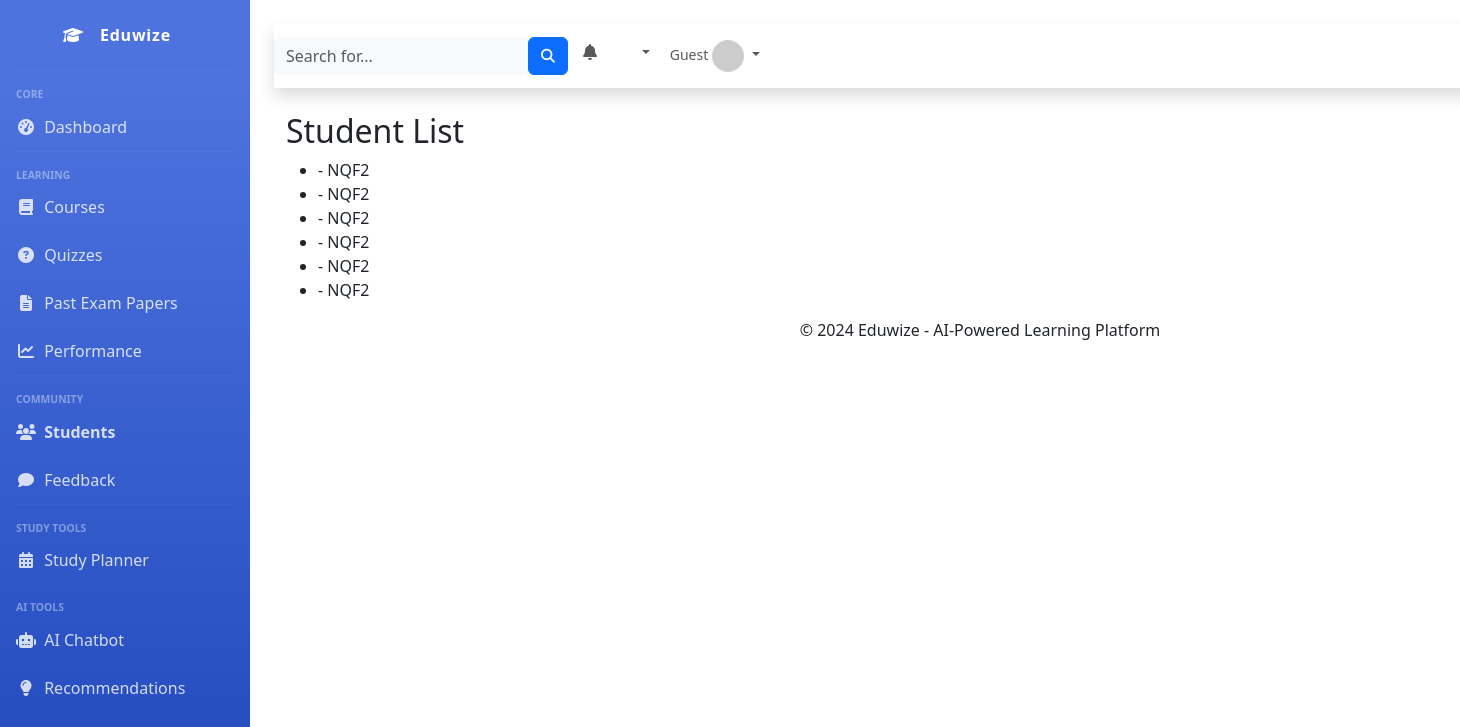
/students/, run on an earlier commit of the app's database.
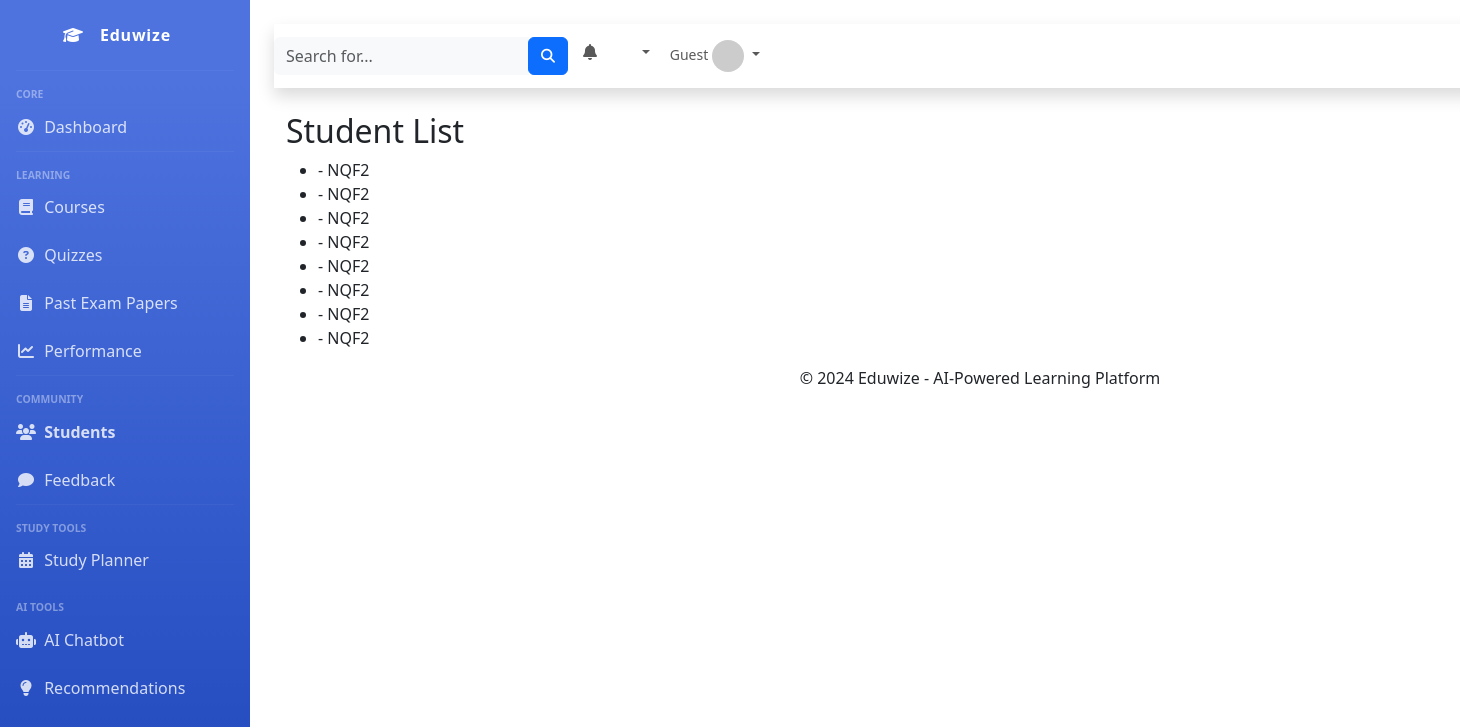
And on a later commit of the database.
### eduwize_app/models.py (models this page shows, shortened)
class Student(models.Model):
    user = models.OneToOneField(User, on_delete=models.CASCADE)
    level = models.CharField(
        max_length=5,
        choices=StudyLevelChoices.choices,
        default=StudyLevelChoices.LEVEL_2
    )
    student_id = models.CharField(max_length=9, unique=True)
    profile_picture = models.ImageField(upload_to='profile_pictures/', null=True, blank=True)
    bio = models.TextField(null=True, blank=True)
    date_of_birth = models.DateField(null=True, blank=True)
    status = models.CharField(max_length=20, default='active')
    created_at = models.DateTimeField(auto_now_add=True)
    updated_at = models.DateTimeField(auto_now=True)
    courses_enrolled = models.ManyToManyField('Course', through='Enrollment')

### eduwize_app/views.py (the view)
# urls.py: path('students/', views.StudentListView.as_view(), name='student-list'),
class StudentListView(ListView):
    model = Student
    template_name = 'eduwize_app/student_list.html'
    context_object_name = 'students'

### eduwize_app/templates/eduwize_app/student_list.html
{% extends 'eduwize_app/base_generic.html' %}
{% block content %}
  <h2>Student List</h2>
  <ul>
    {% for student in students %}
      <li>{{ student.name.username }} - {{ student.level }}</li>
    {% endfor %}
  </ul>
{% endblock %}

What changed in the data, as far as the page shows it:
added Student: level "NQF2"
added Student: level "NQF2"
